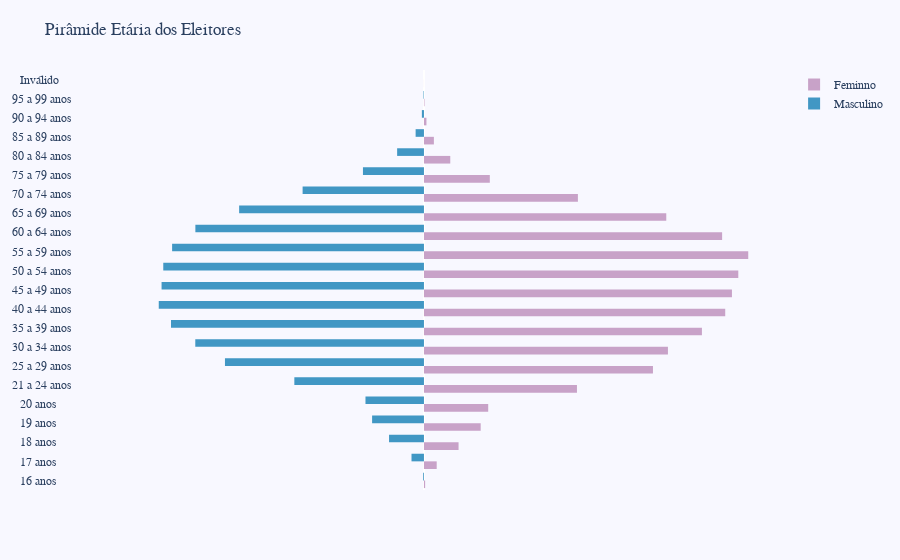

Notebook cell for this chart:
### Code cell
piramideEtaria(feminino(sjc),masculino(sjc)).show()

### Figure 1 — Plotly figure (JSON) as saved in the notebook; plotly's stock layout.template omitted (floating-point values rounded to 4 significant figures)
{"data": [{"marker": {"color": "#C8A2C8", "line": {"color": "rgba(0, 0, 0, 0)", "width": 1}}, "name": "Feminno", "orientation": "h", "type": "bar", "x": [45, 493, 1339, 2195, 2486, 5920, 8861, 9441, 10756, 11658, 11918, 12164, 12549, 11538, 9377, 5957, 2548, 1018, 384, 96, 20, 2], "y": ["16 anos                       ", "17 anos                       ", "18 anos                       ", "19 anos                       ", "20 anos                       ", "21 a 24 anos                  ", "25 a 29 anos                  ", "30 a 34 anos                  ", "35 a 39 anos                  ", "40 a 44 anos                  ", "45 a 49 anos                  ", "50 a 54 anos                  ", "55 a 59 anos                  ", "60 a 64 anos                  ", "65 a 69 anos                  ", "70 a 74 anos                  ", "75 a 79 anos                  ", "80 a 84 anos                  ", "85 a 89 anos                  ", "90 a 94 anos                  ", "95 a 99 anos                  ", "Inválido                      "]}, {"marker": {"color": "#4197c4", "line": {"color": "rgba(0, 0, 0, 0)", "width": 1}}, "name": "Masculino", "orientation": "h", "type": "bar", "x": [-31, -482, -1351, -2007, -2263, -5016, -7701, -8849, -9789, -10263, -10154, -10088, -9746, -8846, -7152, -4696, -2361, -1038, -323, -81, -18], "y": ["16 anos                       ", "17 anos                       ", "18 anos                       ", "19 anos                       ", "20 anos                       ", "21 a 24 anos                  ", "25 a 29 anos                  ", "30 a 34 anos                  ", "35 a 39 anos                  ", "40 a 44 anos                  ", "45 a 49 anos                  ", "50 a 54 anos                  ", "55 a 59 anos                  ", "60 a 64 anos                  ", "65 a 69 anos                  ", "70 a 74 anos                  ", "75 a 79 anos                  ", "80 a 84 anos                  ", "85 a 89 anos                  ", "90 a 94 anos                  ", "95 a 99 anos                  ", "Inválido                      "]}], "layout": {"font": {"family": "Hind", "size": 12}, "margin": {"b": 70, "l": 100, "r": 20, "t": 70}, "paper_bgcolor": "rgb(248, 248, 255)", "plot_bgcolor": "rgb(248, 248, 255)", "title": {"text": "Pirâmide Etária dos Eleitores"}, "xaxis": {"showgrid": false, "showline": false, "showticklabels": false}, "xaxis2": {"linecolor": "#4197c4", "linewidth": 2, "showgrid": false, "showline": false, "showticklabels": false}}}
